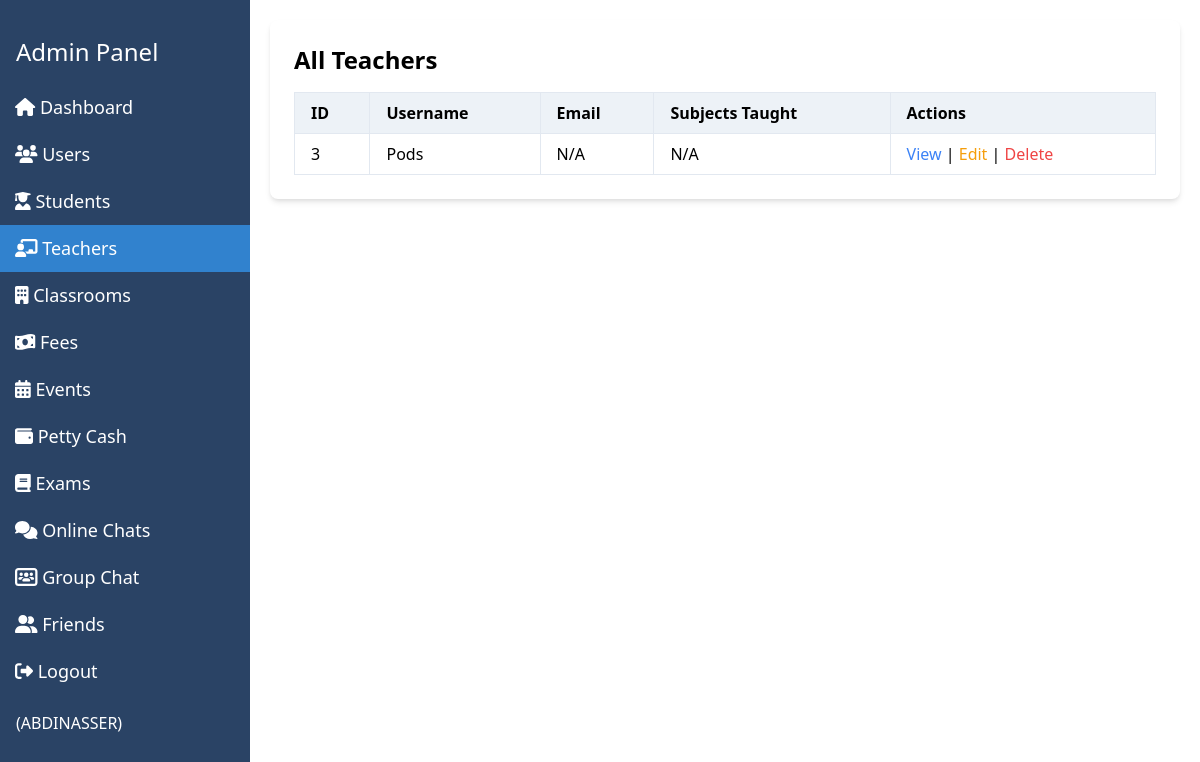
The app's page /dashboard/teachers/ (signed in) with its own data.
### value/models.py (models this page shows, shortened)
class User(AbstractUser):
    ROLE_CHOICES = [
        ('admin', 'Admin'),
        ('teacher', 'Teacher'),
        ('student', 'Student'),
        ('parent', 'Parent'),
    ]
    role = models.CharField(max_length=10, choices=ROLE_CHOICES)

class Teacher(models.Model):
    user = models.OneToOneField(User, on_delete=models.CASCADE)
    subjects = models.ManyToManyField(Subject)
    classes = models.ManyToManyField(Classroom)
    Grade = models.CharField(max_length=10, blank=True, null=True)

### value/views.py (the view)
# urls.py: path('dashboard/teachers/', views.teacher_list, name='dashboard_teacher_list'),
@login_required
def teacher_list(request):
    if not (request.user.is_superuser or request.user.is_staff or request.user.role == 'admin'):
        messages.warning(request, "You do not have permission to access this page.")
        return redirect('value:home')
    context = get_dashboard_common_context()
    context['teachers'] = Teacher.objects.select_related('user').prefetch_related('subjects', 'classes').order_by('user__username')
    context['active_view'] = 'teachers'
    return render(request, 'admin/admin_dashboard.html', context)

### value/templates/admin/admin_dashboard.html (shortened to what this page needs)
<!DOCTYPE html>
<html lang="en">
<head>
    {% load static %}
    <link href="https://cdn.jsdelivr.net/npm/tailwindcss@2.2.19/dist/tailwind.min.css" rel="stylesheet">
    <link rel="stylesheet" href="{% static 'css/fontawesome.css' %}">
</head>
<body>
    <div class="flex min-h-screen">
        <div class="sidebar">
            <h2 class="text-white text-2xl p-4">Admin Panel</h2>
            <a href="{% url 'value:dashboard_home' %}" class="{% if active_view == 'home' %}active{% endif %}"><i class="fas fa-home"></i> Dashboard</a>
            <a href="{% url 'value:dashboard_user_list' %}" class="{% if active_view == 'users' %}active{% endif %}"><i class="fas fa-users"></i> Users</a>
            <a href="{% url 'value:dashboard_student_list' %}" class="{% if active_view == 'students' %}active{% endif %}"><i class="fas fa-user-graduate"></i> Students</a>
            <a href="{% url 'value:dashboard_teacher_list' %}" class="{% if active_view == 'teachers' %}active{% endif %}"><i class="fas fa-chalkboard-teacher"></i> Teachers</a>
            <a href="{% url 'value:dashboard_classroom_list' %}" class="{% if active_view == 'classrooms' %}active{% endif %}"><i class="fas fa-building"></i> Classrooms</a>
            <a href="{% url 'value:payment_list' %}" class="{% if active_view == 'payments' %}active{% endif %}"><i class="fas fa-money-bill-wave"></i> Fees</a>
            <a href="{% url 'value:event_list' %}" class="{% if active_view == 'events' %}active{% endif %}"><i class="fas fa-calendar-alt"></i> Events</a>
            <a href="{% url 'value:petty_cash_list' %}" class="{% if active_view == 'petty_cash' %}active{% endif %}"><i class="fas fa-wallet"></i> Petty Cash</a>
            <a href="{% url 'value:exam_list' %}" class="{% if active_view == 'exams' %}active{% endif %}"><i class="fas fa-book"></i> Exams</a>
            <a href="{% url 'value:chat_room' %}" class="{% if active_view == 'chat_room' %}active{% endif %}"><i class="fas fa-comments"></i> Online Chats</a>
            <a href="{% url 'value:group_chat' %}" class="{% if active_view == 'group_chat' %}active{% endif %}"><i class="fas fa-users-rectangle"></i> Group Chat</a>
            <a href="{% url 'value:friends_list' %}" class="{% if active_view == 'friends_list' %}active{% endif %}"><i class="fas fa-user-friends"></i> Friends</a>
            <a href="{% url 'value:logout_view' %}" class=""><i class="fas fa-sign-out-alt"></i> Logout</a>
            <p class="text-white p-4">({{ request.user.username|upper }})</p>
        </div>
        <div class="content">
            {% if active_view == 'home' %}
                <div class="bg-white p-6 rounded-lg shadow-md">
                    <h1 class="text-2xl font-bold mb-4">Dashboard Home</h1>
                    <div class="grid grid-cols-1 md:grid-cols-2 lg:grid-cols-4 gap-4">
                        <div class="bg-blue-100 p-4 rounded-lg text-center shadow-sm">
                            <h3 class="text-lg font-semibold">Total Students</h3>
                            <p class="text-3xl font-bold text-blue-800" id="totalStudents">{{ total_students }}</p>
                            <a href="{% url 'value:dashboard_student_list' %}" class="mt-2 inline-block bg-blue-500 text-white p-2 rounded hover:bg-blue-600">Manage Students</a>
                        </div>
                        <div class="bg-green-100 p-4 rounded-lg text-center shadow-sm">
                            <h3 class="text-lg font-semibold">Total Teachers</h3>
                            <p class="text-3xl font-bold text-green-800">{{ total_teachers }}</p>
                            <a href="{% url 'value:dashboard_teacher_list' %}" class="mt-2 inline-block bg-green-500 text-white p-2 rounded hover:bg-green-600">Manage Teachers</a>
                        </div>
                        <div class="bg-purple-100 p-4 rounded-lg text-center shadow-sm">
                            <h3 class="text-lg font-semibold">Total Users</h3>
                            <p class="text-3xl font-bold text-purple-800">{{ total_users }}</p>
                            <a href="{% url 'value:dashboard_user_list' %}" class="mt-2 inline-block bg-purple-500 text-white p-2 rounded hover:bg-purple-600">Manage Users</a>
                        </div>
                        <div class="bg-yellow-100 p-4 rounded-lg text-center shadow-sm">
                            <h3 class="text-lg font-semibold">Total Classrooms</h3>
                            <p class="text-3xl font-bold text-yellow-800">{{ total_classrooms }}</p>
                            <a href="{% url 'value:dashboard_classroom_list' %}" class="mt-2 inline-block bg-yellow-500 text-white p-2 rounded hover:bg-yellow-600">Manage Classrooms</a>
                        </div>
                    </div>
                    <div class="mt-6 bg-white p-6 rounded-lg shadow-md">
                        <h3 class="text-xl font-semibold mb-4">Add/Delete Student</h3>
                        <form method="POST" action="{% url 'value:dashboard_home' %}">
                            {% csrf_token %}
                            <div class="grid grid-cols-1 md:grid-cols-4 gap-4 mb-4">
                                <input type="text" name="username" placeholder="Username" class="border p-2 rounded focus:outline-none focus:ring-2 focus:ring-blue-500">
                                <input type="password" name="password" placeholder="Password" class="border p-2 rounded focus:outline-none focus:ring-2 focus:ring-blue-500">
                                <input type="password" name="password2" placeholder="Confirm Password" class="border p-2 rounded focus:outline-none focus:ring-2 focus:ring-blue-500">
                                <input type="text" name="grade" placeholder="Classroom ID (optional)" class="border p-2 rounded focus:outline-none focus:ring-2 focus:ring-blue-500">
                                <input type="hidden" name="role" value="student">
                                <input type="hidden" name="action" value="add_student">
                            </div>
                            <button type="submit" class="bg-green-500 text-white p-3 rounded hover:bg-green-600">Add Student</button>
                        </form>
                        <form method="POST" action="{% url 'value:dashboard_home' %}" class="mt-4">
                            {% csrf_token %}
                            <div class="flex items-center space-x-2">
                                <input type="text" name="username" placeholder="Username to delete" class="border p-2 rounded focus:outline-none focus:ring-2 focus:ring-red-500">
                                <input type="hidden" name="action" value="delete_student">
                                <button type="submit" class="bg-red-500 text-white p-3 rounded hover:bg-red-600">Delete Student</button>
                            </div>
                        </form>
                    </div>
                </div>
            {% elif active_view == 'teachers' %}
                <div class="bg-white p-6 rounded-lg shadow-md">
                    <h1 class="text-2xl font-bold mb-4">All Teachers</h1>
                    <table class="min-w-full bg-white">
                        <thead>
                            <tr>
                                <th class="py-2 px-4 border-b">ID</th>
                                <th class="py-2 px-4 border-b">Username</th>
                                <th class="py-2 px-4 border-b">Email</th>
                                <th class="py-2 px-4 border-b">Subjects Taught</th>
                                <th class="py-2 px-4 border-b">Actions</th>
                            </tr>
                        </thead>
                        <tbody>
                            {% for teacher in teachers %}
                                <tr>
                                    <td class="py-2 px-4 border-b">{{ teacher.id }}</td>
                                    <td class="py-2 px-4 border-b">{{ teacher.user.username }}</td>
                                    <td class="py-2 px-4 border-b">{{ teacher.user.email|default:"N/A" }}</td>
                                    <td class="py-2 px-4 border-b">
                                        {% for subject in teacher.subjects.all %}
                                            {{ subject.name }}{% if not forloop.last %}, {% endif %}
                                        {% empty %}
                                            N/A
                                        {% endfor %}
                                    </td>
                                    <td class="py-2 px-4 border-b">
                                        <a href="{% url 'value:teacher_detail' teacher.id %}" class="text-blue-500 hover:text-blue-700">View</a> |
                                        <a href="#" class="text-yellow-500 hover:text-yellow-700">Edit</a> |
                                        <a href="#" class="text-red-500 hover:text-red-700">Delete</a>
                                    </td>
                                </tr>
                            {% empty %}
                                <tr>
                                    <td colspan="5" class="py-4 px-4 text-center text-gray-500">No teachers found.</td>
                                </tr>
                            {% endfor %}
                        </tbody>
                    </table>
                </div>
            {% endif %}
        </div>
    </div>
</body>
</html>

### value/templates/admin/admin_dashboard.html (style rules this page uses)
.sidebar { width: 250px; position: fixed; height: 100%; background: #2a4365; padding-top: 20px; overflow-y: auto; }
.sidebar a { padding: 10px 15px; text-decoration: none; font-size: 18px; color: white; display: block; }
.sidebar a:hover, .sidebar a.active { background-color: #3182ce; }
.content { margin-left: 250px; padding: 20px; flex-grow: 1; }
table { width: 100%; border-collapse: collapse; margin-top: 1rem; }
th, td { border: 1px solid #e2e8f0; padding: 0.75rem; text-align: left; }
th { background-color: #edf2f7; font-weight: bold; }

### records on screen
User: user.username "ABDINASSER"
Teacher: id "3", user.username "Pods", user.email "N/A"
